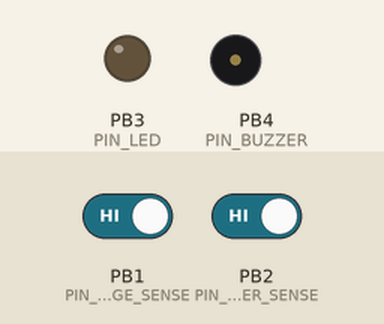
Bench run of a sketch on a simulated ATtiny85, built with avr-gcc and run on an emulated ATtiny85. Shown: output pins drawn as LEDs (lit = HIGH), buzzer (waves = sounding, pin HIGH). The test bench sets the inputs (shaded band); at power-on: PB1 (PIN_FRIDGE_SENSE) HIGH, PB2 (PIN_FREEZER_SENSE) HIGH. Pins used as bus, display or sensor lines are not drawn.

Above: at 2.0 s.
Timing chart, 0 to 78.6 s (numbered marks = the images above):
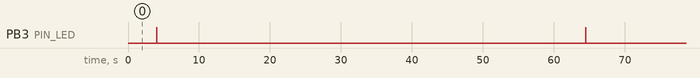

Measured:
- by itself, PB3 (PIN_LED): alternates HIGH for 0.02 s and LOW for 60.5 s

The sketch:

fridge-door-alarm.ino
```cpp
// (licence header left out)
#include <LowPower.h>

const uint8_t PIN_SWITCH_VCC    = 0;
const uint8_t PIN_FRIDGE_SENSE  = 1;
const uint8_t PIN_FREEZER_SENSE = 2;
const uint8_t PIN_LED           = 3;
const uint8_t PIN_BUZZER        = 4;

const uint16_t BUZZER_TIMEOUT_S = 176; // ~3min time-out before alarm sounds
const uint8_t LED_INTERVAL_S    = 60;  // Blink alive-LED once a minute

boolean isAlarmActive     = false;
uint16_t durationOpenDoor = 0;
uint8_t ageLEDblink       = LED_INTERVAL_S;

void setup()
{
  pinMode(PIN_SWITCH_VCC, OUTPUT);
  digitalWrite(PIN_SWITCH_VCC, HIGH);

  pinMode(PIN_FRIDGE_SENSE, INPUT_PULLUP);
  pinMode(PIN_FREEZER_SENSE, INPUT_PULLUP);

  pinMode(PIN_LED, OUTPUT);
  digitalWrite(PIN_LED, LOW);

  pinMode(PIN_BUZZER, OUTPUT);
  digitalWrite(PIN_BUZZER, LOW);

  pinMode(5, INPUT_PULLUP); // power-save
}

void loop()
{
  boolean isFridgeOpen  = checkIsDoorOpen(PIN_FRIDGE_SENSE);
  boolean isFreezerOpen = checkIsDoorOpen(PIN_FREEZER_SENSE);
  if ( isFridgeOpen || isFreezerOpen )
  {
    if ( durationOpenDoor > BUZZER_TIMEOUT_S )
      isAlarmActive = true;
    if ( isAlarmActive )
    {
      uint8_t Nbeeps = (isFreezerOpen ? 9 : 3);
      for (uint8_t i = 0; i < Nbeeps; ++i)
      {
        togglePinHigh(SLEEP_120MS, PIN_BUZZER);
      }
    }
    LowPower.powerDown(SLEEP_4S, ADC_OFF, BOD_OFF);
    durationOpenDoor += 4;
    ageLEDblink += 4;
  }
  else // doors are closed
  {
    durationOpenDoor = 0;
    isAlarmActive = false;
    LowPower.powerDown(SLEEP_8S, ADC_OFF, BOD_OFF);
    ageLEDblink += 8;
  }

  if (ageLEDblink >= LED_INTERVAL_S)
  {
    togglePinHigh(SLEEP_15MS, PIN_LED);
    ageLEDblink = 0;
  }
}

/**
 * Toggle a pin high for a given period.
 * Used to blink the LED or sound the buzzer.
 *
 * Must use idle mode since powerDown seems to provide
 * unstable/less pin current.
 *
 * \param period The period to keep the pin high
 * \param pinNr The pin to toggle
 */
void togglePinHigh(period_t period, uint8_t pinNr)
{
  digitalWrite(pinNr, HIGH);
  LowPower.idle(period, ADC_OFF, TIMER1_OFF, TIMER0_OFF);
  digitalWrite(pinNr, LOW);
  LowPower.idle(period, ADC_OFF, TIMER1_OFF, TIMER0_OFF);
}

/**
 * Check whether a door has been opened, thus breaking
 * the circuit.
 *
 * \param pin The input pin to check whether circuit has been broken
 */
uint8_t checkIsDoorOpen(uint8_t pin)
{
  digitalWrite(PIN_SWITCH_VCC, LOW); // run current through door circuit
  LowPower.idle(SLEEP_15MS, ADC_OFF, TIMER1_OFF, TIMER0_OFF); // give time to stabilize
  uint8_t val = digitalRead(pin); // high if open door, low if closed
  digitalWrite(PIN_SWITCH_VCC, HIGH); // shutoff current to save energy
  return val;
}
```
